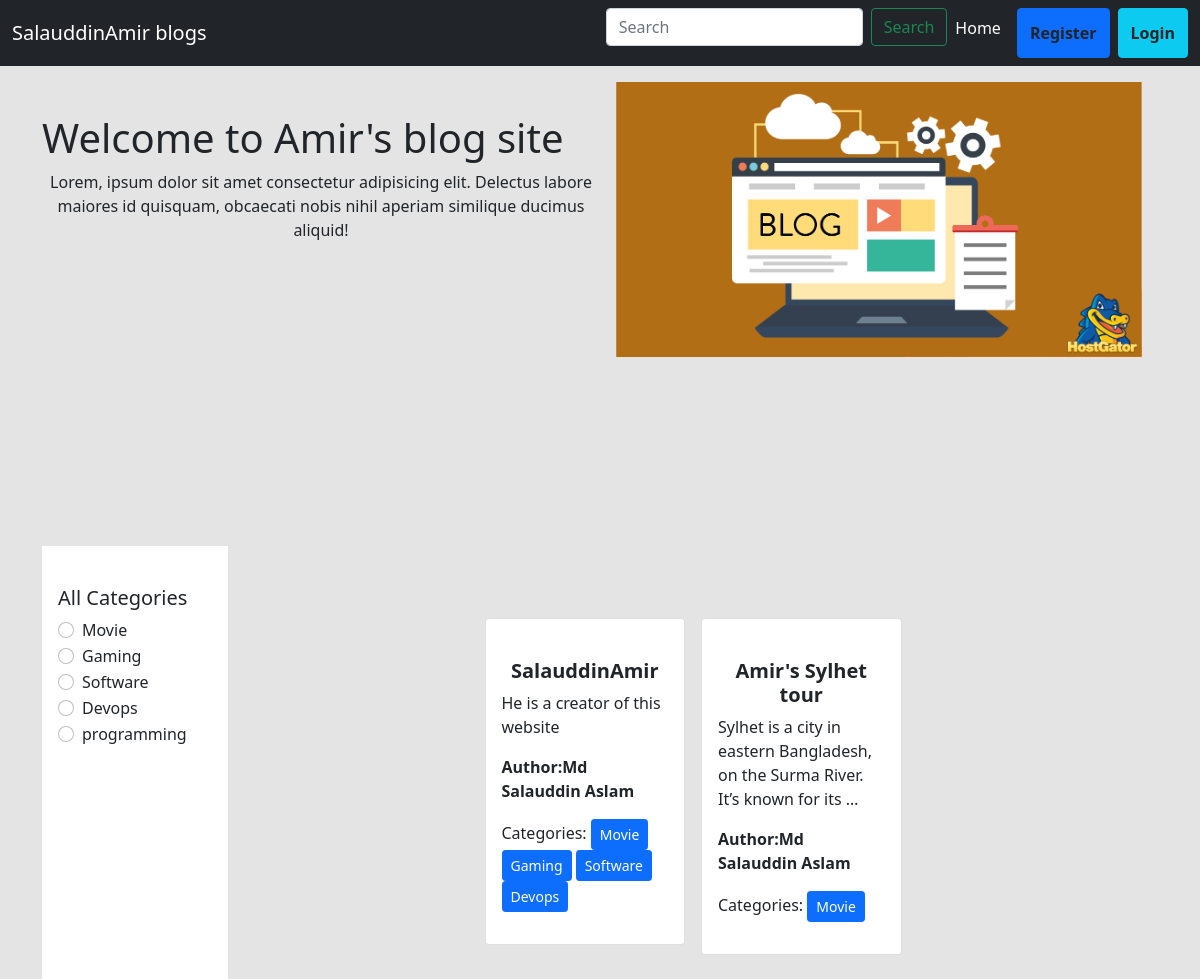
The page / on the database its author committed.
### categories/models.py (models this page shows, shortened)
class Category(models.Model):
    name=models.CharField(max_length=100)
    slug = models.SlugField(max_length=100,null=True,blank=True,unique=True)

### post/models.py (models this page shows, shortened)
class post(models.Model):
    title = models.CharField(max_length=50)
    content =models.TextField()
    category=models.ManyToManyField(Category)
    author = models.ForeignKey(User, on_delete =models.CASCADE)
    image=models.ImageField(upload_to ='post/media/uploads/',blank=True,null=True)

### blogProject/views.py (the view)
# urls.py: 2. Add a URL to urlpatterns:  path('', views.home, name='home')
def home(request, category_slug=None):
    data = post.objects.all()
    categories = Category.objects.all()
    if category_slug is not None:
        category = get_object_or_404(Category, slug=category_slug)
        data = post.objects.filter(category=category)
        print(data)
    return render(request, 'home.html', {'data': data, 'categories': categories})

### templates/home.html (shortened to what this page needs)
{% extends "base.html" %}
{% load  static%}
{% block content %}
<div style="height:60vh" class="d-flex flex-wrap  ">
  <div class="col-6 mt-5 text-dark">
    <h1>Welcome to Amir's blog site</h1>
    <p class="text-center">Lorem, ipsum dolor sit amet consectetur adipisicing elit. Delectus labore maiores id quisquam,  obcaecati nobis nihil aperiam similique ducimus aliquid!</p>
  </div>
  <div class="col-6  ">
    <img class="w-100 m-auto p-3" src="{% static 'banner.png'%}" alt="">
  </div>
   </div>
 <div class="d-flex flex-wrap ">
  <div class="col-2   bg-white p-3">
    <h5 class="mt-4">All Categories</h5>
    {% for category in categories%}
    <div class="form-check">
      <input class="form-check-input" type="radio" name="category" id="{{category.id}}">
      <label class="form-check-label" for="{{category.id}}">
       <a href="{% url 'wise_post' category.id%}" class="text-decoration-none text-dark">{{category.name}}</a>
      </label>
    </div>
    {% endfor %}
  </div>
  <div class="col-10 p-3  ">
   <div class="d-flex flex-wrap justify-content-center px-5 pt-5">
    {% for i in data%}
    <div class="col-sm-3 m-2">
       <div class="card ">
         <div class="card-body ">
           <h5 class="card-title text-center"><a class="text-decoration-none text-dark fw-bold" href="{% url 'detail_post' i.id%}">{{i.title}}</a></h5>
           <p class="card-text">{{i.content | truncatewords:15}}</p>
           <p class="fw-bold">Author:{{i.author.first_name}} {{i.author.last_name}}</p>
       <p>   Categories:
           {% for j in i.category.all %}
         <button href="#" class="btn btn-primary btn-sm"> {{j.name}}</button>
           {% endfor %}
       </p>
         </div>
       </div>
     </div>
     {% endfor %}
   </div>
    </div>
 </div>
{% endblock content %}

### templates/base.html (shortened to what this page needs)
<!doctype html>
<html lang="en">
  <head>
    <link href="https://cdn.jsdelivr.net/npm/bootstrap@5.0.2/dist/css/bootstrap.min.css" rel="stylesheet">
  </head>
  <body style="background-color:#e4e4e4" >
    <nav class="navbar navbar-expand-lg navbar-dark bg-dark">
        <div class="container-fluid">
          <a class="navbar-brand" href="{% url 'homepage'%}">SalauddinAmir blogs</a>
          <div class="collapse navbar-collapse" id="navbarScroll">
            <ul class="navbar-nav ms-auto my-2 my-lg-0 navbar-nav-scroll" style="--bs-scroll-height: 100px;">
             <li>
              <form class="d-flex w-100 m-auto">
                <input class="form-control me-2" type="search" placeholder="Search" aria-label="Search">
                <button class="btn btn-outline-success" type="submit">Search</button>
              </form>
             </li>
              <li class="nav-item">
                <a class="nav-link active" aria-current="page" href="{% url 'homepage'%}">Home</a>
              </li>
            {% if request.user.is_authenticated %}
            <li class="nav-item">
              <a class="nav-link" href="{% url 'profile'%}">Profile</a>
            </li>
            <li class="nav-item">
              <a class="nav-link" href="{% url 'add_category'%}">Add Category</a>
            </li>
            <li class="nav-item">
              <button class="btn btn-info mx-3"><a class="nav-link fw-bold text-dark" href="{% url 'post'%}">Add Post</a></button>
            </li>
            <li class="nav-item">
              <button class="btn btn-warning"><a class="nav-link fw-bold text-dark" href="{% url 'logout'%}">Logout</a></button>
            </li>
            {% else %}
             <li class="nav-item">
             <button class="btn btn-primary p-1 mx-2"> <a class="nav-link fw-bold text-dark" href="{% url 'register'%}">Register</a></button>
             </li>
              <li class="nav-item">
             <button class="btn btn-info p-1 "> <a class="nav-link fw-bold text-dark" href="{% url 'login'%}">Login</a></button>
            </li>
            {% endif %}
            </ul>
          </div>
        </div>
      </nav>
      <div>
        <div class="container-md">
        {% block content %}
        {% endblock content %}
        </div>
      </div>
  </body>
</html>

### rows shown on the page
Category: name "Movie"
Category: name "Gaming"
Category: name "Software"
Category: name "Devops"
Category: name "programming"
post: title "SalauddinAmir", content "He is a creator of this website", author.first_name "Md Salauddin", author.last_name "Aslam"
post: title "Amir's Sylhet tour", content "Sylhet is a city in eastern Bangladesh, on the Surma River. It’s known for its …", author.first_name "Md Salauddin", author.last_name "Aslam"
